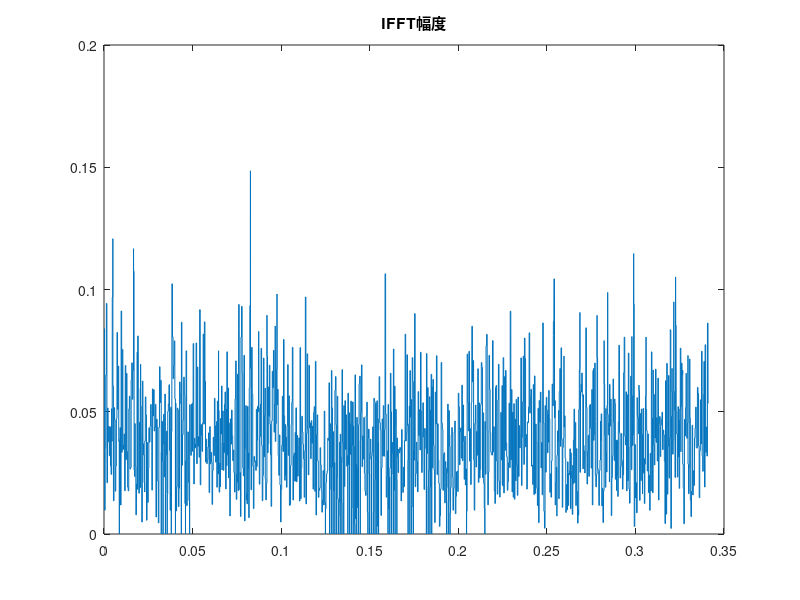

The MATLAB source for this figure: (Note: this script raises an error after producing the figure.)
clear;
clc;
N=2048;
sequence=randi([0 1],1,N);
qpsk= 2*sequence(1:2:end)+sequence(2:2:end);
const=[1+1i,-1+1i,1-1i,-1-1i];
qpsk=genqammod(qpsk,const);
N=length(qpsk);%1024

B=3000;
delta_f=B/N;
T=1/delta_f;
Fs=30000;
T_a=1/B;%信号间隔
%x(n)
y=ifft(qpsk);
% plot(abs(y));
% xlim([1,1024])
% title('IFFT幅度')

%信号保持
t=0:1/Fs:T-1/Fs;
signal=0;
for i=1:N
    %signal_sub=rect((i-1)*T_a,i*T_a,t)*y(i);
    signal_sub=rectpuls(t-(i-1/2)*T_a,T_a)*y(i);
    signal=signal+signal_sub;
end
figure;
plot(t,abs(signal));
title('IFFT幅度')
figure;
h=myfilter2;
ylp=filter(h,signal);
plot(t,abs(ylp));
title('经过低通滤波器后')

figure;
plot(t,abs(signal),'r');
hold on;
plot(t,abs(ylp),'k');
legend('原信号','低通滤波')
xlim([0.22,0.23]);
title('取0.22-0.23段观察')

figure;
plot(t,abs(signal),'r');
hold on;
plot(t-T_a,abs(ylp),'k');
legend('原信号','低通滤波')
xlim([0.22,0.23]);
title('补偿T_a后')